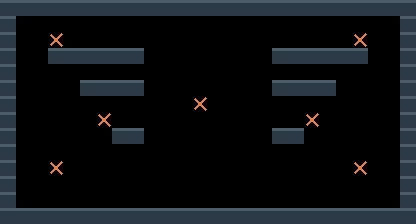

A level layout from a 2D game, rendered from its tile map. Below: a short description, then the map file with its tile-grid data intact:
An orthogonal 26x14 tile map with 16x16 px tiles, 2 tile layers (terreno, marcadores).

<map version="1.10" tiledversion="1.11.0" orientation="orthogonal" renderorder="right-down" width="26" height="14" tilewidth="16" tileheight="16" infinite="0" nextlayerid="3" nextobjectid="1">
 <properties>
  <property name="tipo" value="arc_combate" />
  <property name="nombre" value="escaleras" />
 </properties>
 <tileset firstgid="1" source="muelle.tsx" />
 <layer id="1" name="terreno" width="26" height="14">
  <data encoding="csv">
1,1,1,1,1,1,1,1,1,1,1,1,1,1,1,1,1,1,1,1,1,1,1,1,1,1,
1,0,0,0,0,0,0,0,0,0,0,0,0,0,0,0,0,0,0,0,0,0,0,0,0,1,
1,0,0,0,0,0,0,0,0,0,0,0,0,0,0,0,0,0,0,0,0,0,0,0,0,1,
1,0,0,1,1,1,1,1,1,0,0,0,0,0,0,0,0,1,1,1,1,1,1,0,0,1,
1,0,0,0,0,0,0,0,0,0,0,0,0,0,0,0,0,0,0,0,0,0,0,0,0,1,
1,0,0,0,0,1,1,1,1,0,0,0,0,0,0,0,0,1,1,1,1,0,0,0,0,1,
1,0,0,0,0,0,0,0,0,0,0,0,0,0,0,0,0,0,0,0,0,0,0,0,0,1,
1,0,0,0,0,0,0,0,0,0,0,0,0,0,0,0,0,0,0,0,0,0,0,0,0,1,
1,0,0,0,0,0,0,1,1,0,0,0,0,0,0,0,0,1,1,0,0,0,0,0,0,1,
1,0,0,0,0,0,0,0,0,0,0,0,0,0,0,0,0,0,0,0,0,0,0,0,0,1,
1,0,0,0,0,0,0,0,0,0,0,0,0,0,0,0,0,0,0,0,0,0,0,0,0,1,
1,0,0,0,0,0,0,0,0,0,0,0,0,0,0,0,0,0,0,0,0,0,0,0,0,1,
1,0,0,0,0,0,0,0,0,0,0,0,0,0,0,0,0,0,0,0,0,0,0,0,0,1,
1,1,1,1,1,1,1,1,1,1,1,1,1,1,1,1,1,1,1,1,1,1,1,1,1,1
</data>
 </layer>
 <layer id="2" name="marcadores" width="26" height="14">
  <data encoding="csv">
0,0,0,0,0,0,0,0,0,0,0,0,0,0,0,0,0,0,0,0,0,0,0,0,0,0,
0,0,0,0,0,0,0,0,0,0,0,0,0,0,0,0,0,0,0,0,0,0,0,0,0,0,
0,0,0,3,0,0,0,0,0,0,0,0,0,0,0,0,0,0,0,0,0,0,3,0,0,0,
0,0,0,0,0,0,0,0,0,0,0,0,0,0,0,0,0,0,0,0,0,0,0,0,0,0,
0,0,0,0,0,0,0,0,0,0,0,0,0,0,0,0,0,0,0,0,0,0,0,0,0,0,
0,0,0,0,0,0,0,0,0,0,0,0,0,0,0,0,0,0,0,0,0,0,0,0,0,0,
0,0,0,0,0,0,0,0,0,0,0,0,3,0,0,0,0,0,0,0,0,0,0,0,0,0,
0,0,0,0,0,0,3,0,0,0,0,0,0,0,0,0,0,0,0,3,0,0,0,0,0,0,
0,0,0,0,0,0,0,0,0,0,0,0,0,0,0,0,0,0,0,0,0,0,0,0,0,0,
0,0,0,0,0,0,0,0,0,0,0,0,0,0,0,0,0,0,0,0,0,0,0,0,0,0,
0,0,0,3,0,0,0,0,0,0,0,0,0,0,0,0,0,0,0,0,0,0,3,0,0,0,
0,0,0,0,0,0,0,0,0,0,0,0,0,0,0,0,0,0,0,0,0,0,0,0,0,0,
0,0,0,0,0,0,0,0,0,0,0,0,0,0,0,0,0,0,0,0,0,0,0,0,0,0,
0,0,0,0,0,0,0,0,0,0,0,0,0,0,0,0,0,0,0,0,0,0,0,0,0,0
</data>
 </layer>
</map>
